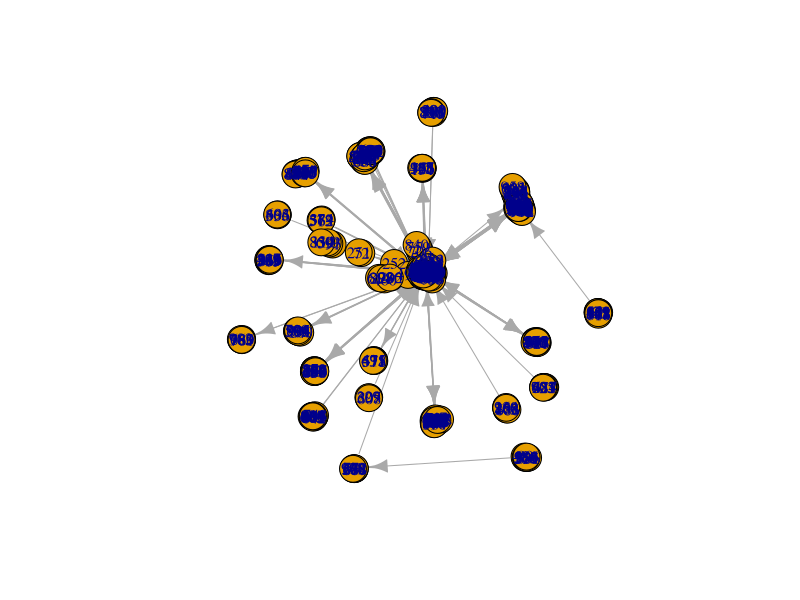
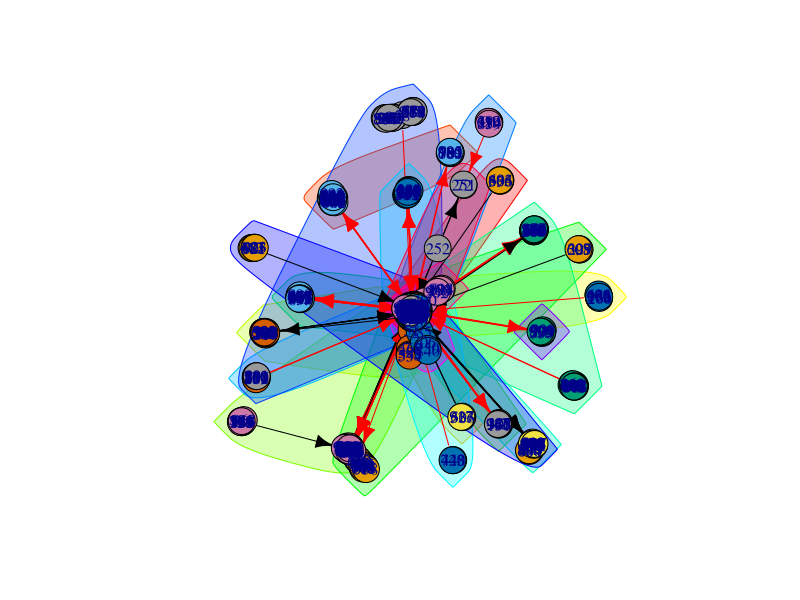

These figures' R source, in order:
# EE 219 Homework 1 Problem 4 b
# Name: Weikun Han, Duzhi Chen
# Date: 4/14/2017
# Reference:
#  - https://google.github.io/styleguide/Rguide.xml#indentation

library(igraph)

# Initial veriables
node <- 1000

# Create the directed random network,
# that is a growing network model,
# which resembles how the forest fire spreads by igniting trees close by
graph <- forest.fire.game(node, fw.prob = 0.37, bw.factor = 0.32/0.37, directed = TRUE)

# Find the giant connected component (GCC)
cluster <- clusters(graph)
gcc_index <- which.max(cluster$csize)
non_gcc_nodes <- (1:vcount(graph))[cluster$membership != gcc_index]
gcc <- delete.vertices(graph, non_gcc_nodes)

# Plot the GCC
plot(gcc)

# Use spinglass method to find the community structure
sc <- spinglass.community(gcc)

# Plot the community structure
plot(sc, graph)

# Print information
cat("-------------------------Processing Finshed 1----------------------------------\n",
    "Fast greedy method to find the community structure done.\n",
    "The length of the community structure is: ", length(sc), "\n",
    "The modularity is: ", modularity(sc), "\n",
    "-------------------------------------------------------------------------------\n")
